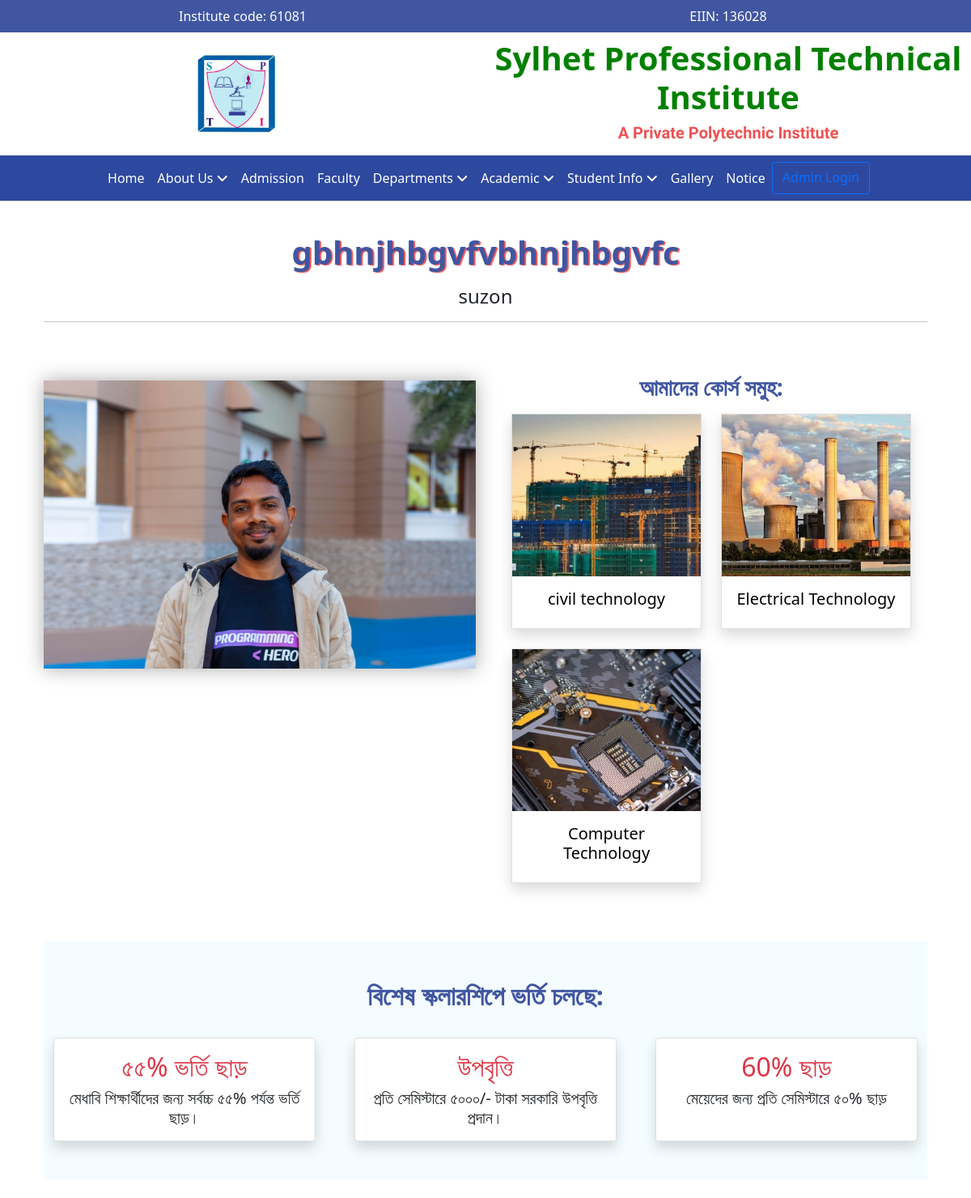
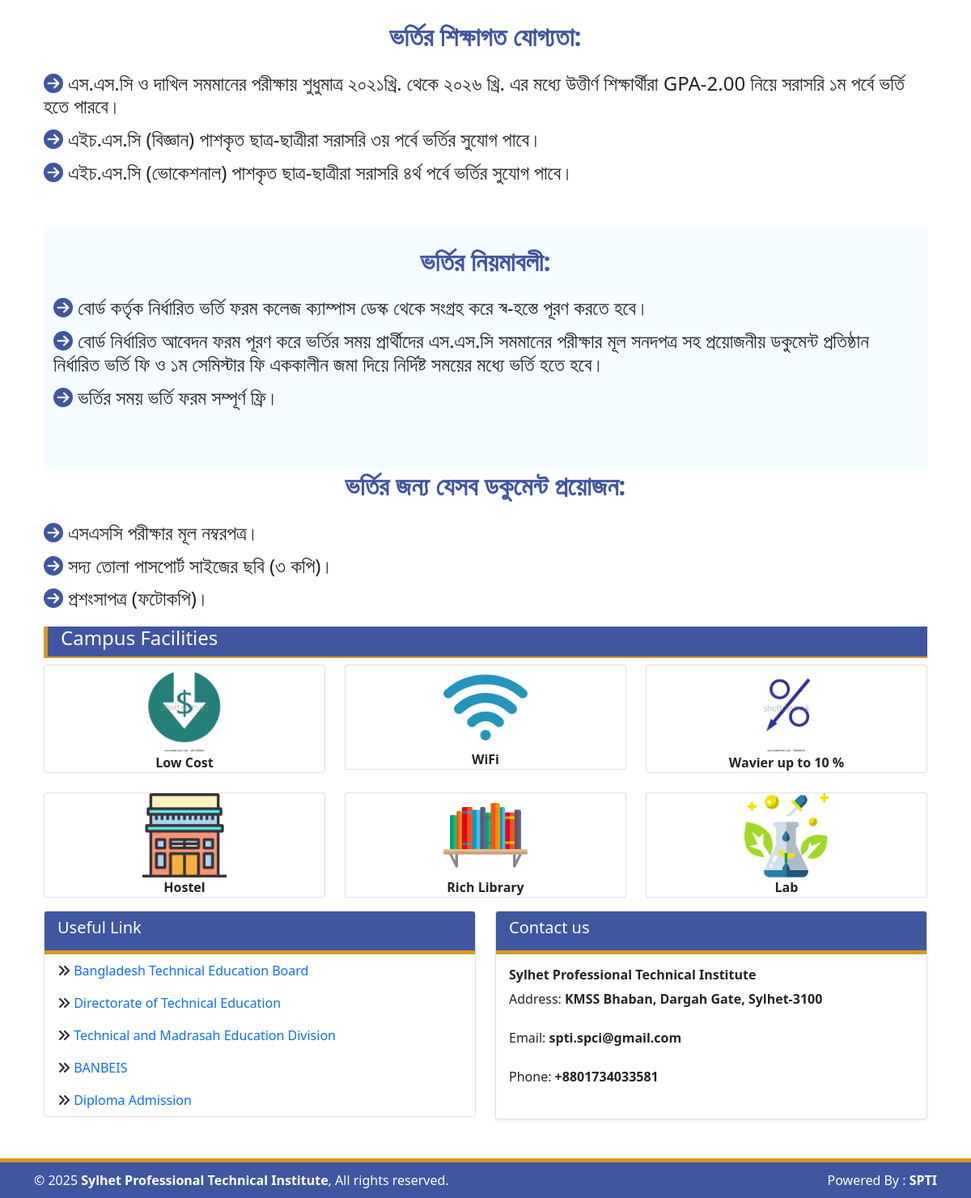
Page /admission.php on the committed database (2 pictures, top to bottom).
### tables this page shows
CREATE TABLE `admission_details` (
  `id` int(11) NOT NULL,
  `category` varchar(200) NOT NULL,
  `info_text` text NOT NULL,
  `created_at` timestamp NOT NULL DEFAULT current_timestamp()
);

CREATE TABLE `courses` (
  `id` int(11) NOT NULL,
  `dept_id` int(11) NOT NULL,
  `tech_name` varchar(100) NOT NULL,
  `tech_image` varchar(255) NOT NULL
);

CREATE TABLE `scholarships` (
  `id` int(11) NOT NULL,
  `scholor_title` varchar(255) NOT NULL,
  `scholor_des` text NOT NULL
);

CREATE TABLE `Campus_Facilitie` (
  `id` int(11) NOT NULL,
  `icon` varchar(255) NOT NULL,
  `title` varchar(100) NOT NULL,
  `description` text DEFAULT NULL
);

CREATE TABLE `conttact_us` (
  `id` int(11) NOT NULL,
  `inst_name` varchar(200) DEFAULT NULL,
  `site_address` text DEFAULT NULL,
  `site_email` varchar(255) DEFAULT NULL,
  `site_phone` varchar(15) DEFAULT NULL
);

### core/tab/technology_fornted_data.php (the view)
<?php
$coureses = "SELECT * FROM courses ORDER BY id DESC";
$coureses_result = mysqli_query($conn, $coureses);
?>
<div class="row">
    <?php if($coureses_result && mysqli_num_rows($coureses_result) > 0): ?>
    <?php while($coures_row = mysqli_fetch_assoc($coureses_result)): ?>
    <div class="col-12 col-sm-12 col-lg-6 mb-4">
        <a href="department_details.php?id=<?php echo $coures_row['dept_id']; ?>" class="admissiom_ancor_desgin">
            <div class="card text-center shadow rounded-0 h-100">
                <img class="card-img-top rounded-0"
                    src="images/technology_image/<?php echo $coures_row['tech_image']; ?>"
                    alt="<?php echo $coures_row['tech_name']; ?>" style="height: 200px; object-fit: cover;" />
                <div class="card-body">
                    <h5 class="card-title"><?php echo $coures_row["tech_name"]; ?></h5>
                </div>
            </div>
        </a>
    </div>
    <?php endwhile; ?>
    <?php else: ?>
    <div class="col-12 text-center">
        <h2>No courses available</h2>
    </div>
    <?php endif; ?>
</div>

### core/tab/admission_fornted_heading_data_fetch.php
<?php
require_once "./config/db.php";
        $admission_header_title = mysqli_query($conn, "SELECT info_text FROM admission_details WHERE category='header_title' ORDER BY id DESC LIMIT 1");
        $admission_header_title_result = mysqli_fetch_assoc($admission_header_title);
        $admission_header_des = mysqli_query($conn, "SELECT info_text FROM admission_details WHERE category='header_desc' ORDER BY id DESC LIMIT 1");
       $admission_header_des_result = mysqli_fetch_assoc($admission_header_des);
        ?>
<div class="col-12 kalpurush mt-4">
    <h1 class=" text-center" style="color: #4056a1; font-weight: bold; text-shadow: 2px 1px 1px #ee5253;">
        <?php echo $admission_header_title_result['info_text'] ?? "ভর্তি চলছে !! ভর্তি চলছে !! ভর্তি চলছে !!"; ?>
    </h1>
    <p class="text-center h4 px-5 pt-2">
        <?php echo $admission_header_des_result['info_text'] ?? "not data found  for this header title"; ?>
    </p>
    <hr>
</div>

### core/tab/admission_scholar_data_fetch.php
<?php
require_once "./config/db.php";
$scholar_query ="SELECT * FROM scholarships ";
$scholar_result = mysqli_query($conn,$scholar_query);
?>
<?php if(mysqli_num_rows($scholar_result)>0): ?>
<?php while($scholar_row=mysqli_fetch_assoc($scholar_result)):?>
<div class="col-sm-6 col-md-4 col-lg-4 pt-3">
    <div class="card h-100 kalpurush text-center shadow" style="text-align: center;">
        <div class="card-body">
            <h2 class="card-title text-danger"><?php echo $scholar_row['scholor_title'] ;?></h2>
            <p class="card-text h5"><?php echo $scholar_row['scholor_des'] ;?> </p>
        </div>
    </div>
</div>
<?php endwhile;?>
<?php else: ?>
<p>no scholarships found</p>
<?php  endif ;?>

### core/tab/admission_eligibility_data_fetch.php
<?php
$eligibility = mysqli_query($conn, "SELECT * FROM admission_details WHERE category='eligibility'");
while($row = mysqli_fetch_assoc($eligibility)): ?>
<p class="kalpurush h4 pb-1">
    <i class="fa-solid fa-circle-arrow-right" style="color: #4056a1;"></i>
    <?php echo $row['info_text']; ?>
</p>
<?php endwhile; ?>

### core/tab/admission_rules_data_fetch.php
<?php
require_once "./config/db.php";
$eligibility = mysqli_query($conn, "SELECT * FROM admission_details WHERE category='rules'");
while($row = mysqli_fetch_assoc($eligibility)): ?>
<p class="kalpurush h4 pb-1">
    <i class="fa-solid fa-circle-arrow-right" style="color: #4056a1;"></i>
    <?php echo $row['info_text']; ?>
</p>
<?php endwhile; ?>

### core/tab/admission_documents_data_fetch.php
<?php
$eligibility = mysqli_query($conn, "SELECT * FROM admission_details WHERE category='documents'");
while($row = mysqli_fetch_assoc($eligibility)): ?>
<p class="kalpurush h4 pb-1">
    <i class="fa-solid fa-circle-arrow-right" style="color: #4056a1;"></i>
    <?php echo $row['info_text']; ?>
</p>
<?php endwhile; ?>

### core/campus_facilities.php
<?php
require_once "./config/db.php";
$campus_facilities = "SELECT icon,title FROM Campus_Facilitie";
$campus_facilities_result = mysqli_query($conn, $campus_facilities);
?>
<?php if(mysqli_num_rows($campus_facilities_result)>0): ?>
<?php while($cam_fac_row=mysqli_fetch_assoc($campus_facilities_result)): ?>
<div class="col-sm-12 col-md-4">
    <div class="card" style="text-align:center;">
        <img src="./images/logo/<?php echo $cam_fac_row['icon']; ?>" class="img-fluid"
            style="width:30%; margin: 0px auto;" alt="this lab logo">
        <strong><?php echo $cam_fac_row['title'];?></strong>
    </div>
</div>
<?php endwhile; ?>
<?php else : ?>
<?php echo "<p>not facilites available</p>"; ?>
<?php endif ; ?>

### core/contact_us.php
<?php
$get_contact = "SELECT * FROM conttact_us ORDER BY id DESC LIMIT 1";
$contact_res = mysqli_query($conn, $get_contact);
$contact_data = mysqli_fetch_assoc($contact_res);
if ($contact_data):
?>
<div class="address card mt-3 shadow-sm">
    <div class="card-header contact_header_text text-white">
        <h5>Contact us</h5>
    </div>
    <div class="card-body">
        <h6><strong><?php echo $contact_data['inst_name']; ?></strong></h6>
        Address: <strong><?php echo $contact_data['site_address']; ?></strong><br><br>
        Email: <strong><?php echo $contact_data['site_email']; ?></strong><br><br>
        Phone: <strong><?php echo $contact_data['site_phone']; ?></strong><br><br>
    </div>
</div>
<?php else: ?>
<div class="alert alert-info mt-3">Contact information is coming soon...</div>
<?php endif; ?>

### rows in the picture
admission_details: info_text "gbhnjhbgvfvbhnjhbgvfc"
admission_details: info_text "suzon"
courses: tech_image (picture), tech_name "civil technology"
courses: tech_image (picture), tech_name "Electrical Technology"
courses: tech_image (picture), tech_name "Computer Technology"
scholarships: scholor_title "৫৫% ভর্তি ছাড়", scholor_des "মেধাবি ‍শিক্ষার্থীদের জন্য সর্বচ্চ ৫৫% পর্যন্ত ভর্তি ছাড়।"
scholarships: scholor_title "উপবৃত্তি", scholor_des "প্রতি সেমিস্টারে ৫০০০/- টাকা সরকারি উপবৃত্তি প্রদান।"
scholarships: scholor_title "60% ছাড়", scholor_des "মেয়েদের জন্য প্রতি সেমিস্টারে ৫০% ছাড়"
admission_details: info_text "এস.এস.সি ও দাখিল সমমানের পরীক্ষায় শুধুমাত্র ২০২১খ্রি. থেকে ২০২৬ খ্রি. এর মধ্যে উত্তীর্ণ শিক্ষার্থীরা GPA-2.00 নিয়ে সরাসরি ১ম পর্বে ভর্তি হতে পারবে।"
admission_details: info_text "এইচ.এস.সি (বিজ্ঞান) পাশকৃত ছাত্র-ছাত্রীরা সরাসরি ৩য় পর্বে ভর্তির সুযোগ পাবে।"
admission_details: info_text "এইচ.এস.সি (ভোকেশনাল) পাশকৃত ছাত্র-ছাত্রীরা সরাসরি ৪র্থ পর্বে ভর্তির সুযোগ পাবে।"
admission_details: info_text "বোর্ড কর্তৃক নির্ধারিত ভর্তি ফরম কলেজ ক্যাম্পাস ডেস্ক থেকে সংগ্রহ করে স্ব-হস্তে পূরণ করতে হবে।"
admission_details: info_text "বোর্ড নির্ধারিত আবেদন ফরম পূরণ করে ভর্তির সময় প্রার্থীদের এস.এস.সি সমমানের পরীক্ষার মূল সনদপত্র সহ প্রয়োজনীয় ডকুমেন্ট প্রতিষ্ঠান নির্ধারিত ভর্তি ফি ও ১ম সেমিস্টার ফি এককালীন জমা দিয়ে নির্দিষ্ট সময়ের মধ্যে ভর্তি হতে হবে।"
admission_details: info_text "ভর্তির সময় ভর্তি ফরম সম্পূর্ণ ফ্রি।"
admission_details: info_text "এসএসসি পরীক্ষার মূল নম্বরপত্র।"
admission_details: info_text "সদ্য তোলা পাসপোর্ট সাইজের ছবি (৩ কপি)।"
admission_details: info_text "প্রশংসাপত্র (ফটোকপি)।"
campus_facilitie: icon (picture), title "Low Cost"
campus_facilitie: icon (picture), title "WiFi"
campus_facilitie: icon (picture), title "Wavier up to 10 %"
campus_facilitie: icon (picture), title "Hostel"
campus_facilitie: icon (picture), title "Rich Library"
campus_facilitie: icon (picture), title "Lab"
conttact_us: inst_name "Sylhet Professional Technical Institute", site_address "KMSS Bhaban, Dargah Gate, Sylhet-3100", site_email "spti.spci@gmail.com", site_phone "+8801734033581"
